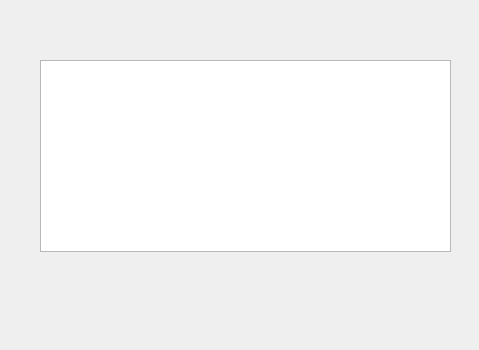
<?xml version="1.0" encoding="UTF-8"?>
<ui version="4.0">
 <class>locViewer</class>
 <widget class="QWidget" name="locViewer">
  <property name="geometry">
   <rect>
    <x>0</x>
    <y>0</y>
    <width>479</width>
    <height>350</height>
   </rect>
  </property>
  <property name="windowTitle">
   <string>Form</string>
  </property>
  <widget class="QListWidget" name="listWidget">
   <property name="geometry">
    <rect>
     <x>40</x>
     <y>60</y>
     <width>411</width>
     <height>192</height>
    </rect>
   </property>
  </widget>
 </widget>
 <resources/>
 <connections/>
</ui>
